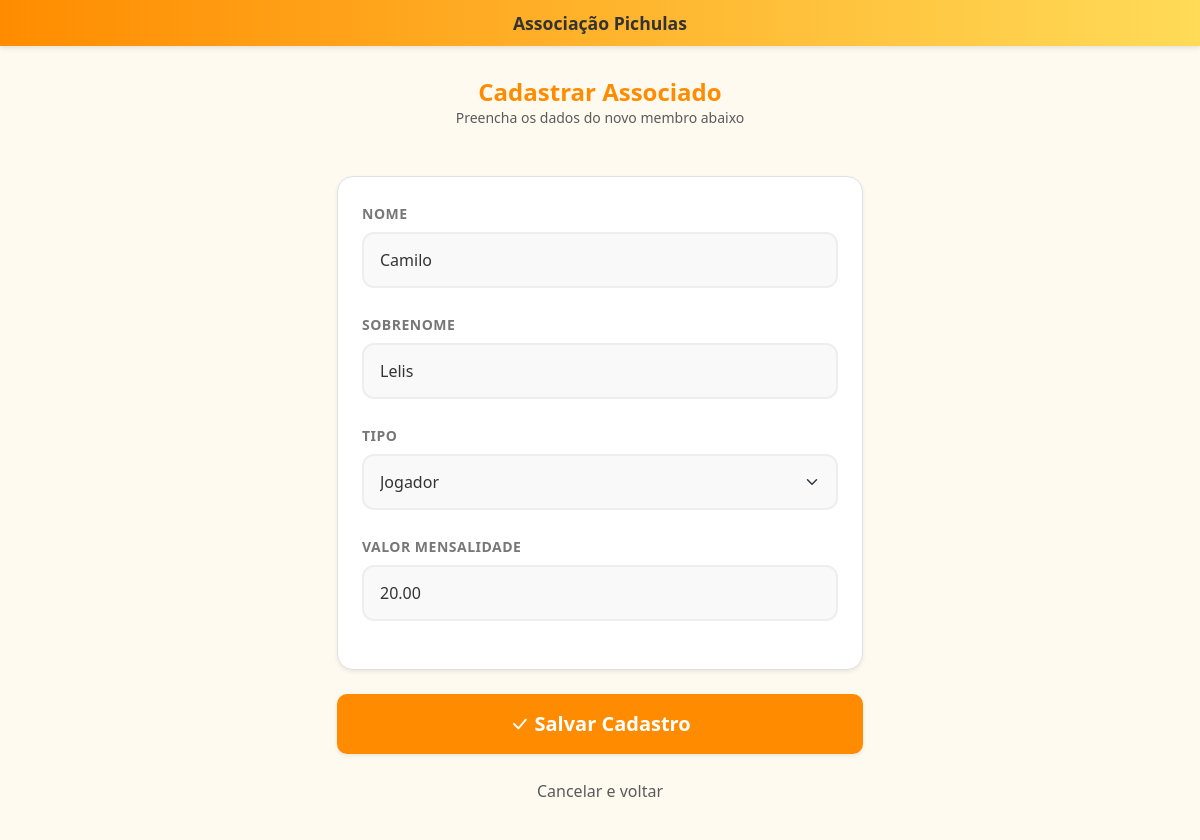
The page /associados/ediar/7 on the database its author committed.
### associados/models.py (models this page shows, shortened)
class Associados(models.Model):
    TIPO_CHOICES = (
        ('jogador','Jogador'),
        ('torcedor','Torcedor'),
    )
    nome = models.CharField(max_length = 50)
    sobrenome = models.CharField(max_length = 50)
    tipo = models.CharField(max_length = 50, choices = TIPO_CHOICES, blank = True, null = True)
    data_cadastro = models.DateField(default = timezone.now)
    valor_mensalidade = models.DecimalField(max_digits=10, decimal_places=2)
    saldo_credito = models.DecimalField(max_digits=10, decimal_places=2, default=0)
    ativo = models.BooleanField(default = True)

### associados/views.py (the view)
# urls.py: path('ediar/<int:id>', views.editar_associado, name='editar_associado'),
def editar_associado(request, id):
    associado = get_object_or_404(Associados,id=id)
    if request.method == 'POST':
        form = AssociadosForm(request.POST, instance=associado)
        if form.is_valid():
            form.save()
            return redirect('lista_associados')
    else:
        form = AssociadosForm(instance=associado)
    return render(request, 'cadastrar_associados.html',{'form':form})

### associados/forms.py
class AssociadosForm(ModelForm):
    class Meta:
        model = Associados
        fields = [
            'nome',
            'sobrenome',
            'tipo',
            'valor_mensalidade',
        ]

### associados/templates/cadastrar_associados.html (shortened to what this page needs)
{% extends 'base.html' %}
{% block content %}
<div class="row justify-content-center g-0"> <div class="col-12 col-lg-6">
        <div class="card shadow-none border-0 bg-transparent">
            <div class="card-header text-center py-3 bg-transparent border-0">
                <h2 class="h4 mb-0 fw-bold" style="color: var(--cor-laranja);">Cadastrar Associado</h2>
                <p class="text-muted small">Preencha os dados do novo membro abaixo</p>
            </div>
            <div class="card-body p-3">
                <form method="post" novalidate>
                    <div class="bg-white p-4 rounded-4 shadow-sm border">
                        {% for field in form %}
                            <div class="mb-4"> <label class="form-label small fw-bold text-uppercase" style="color: #777; letter-spacing: 0.5px;">
                                    {{ field.label }}
                                </label>
                                <div class="input-container">
                                    {{ field }}
                                </div>
                            </div>
                        {% endfor %}
                    </div>
                    <div class="d-grid gap-3 mt-4 mb-5">
                        <button type="submit" class="btn btn-lg fw-bold shadow-sm"
                                style="background-color: var(--cor-laranja); color: white; border: none; padding: 15px;">
                            <i class="bi bi-check-lg"></i> Salvar Cadastro
                        </button>
                        <a href="{% url 'lista_associados' %}" class="btn btn-link text-muted text-decoration-none py-2">
                            Cancelar e voltar
                        </a>
                    </div>
                </form>
            </div>
        </div>
    </div>
</div>
{% endblock %}

### adminApp/templates/base.html (style rules this page uses)
:root { --cor-laranja: #ff8c00; --cor-amarelo: #ffdb58; --cor-texto-navbar: #333; }
body { background-color: #fffaf0; padding-bottom: 70px; }
@media (min-width: 992px) { body { padding-bottom: 0; } }
.btn { padding: 12px; border-radius: 10px; }
.card { border-radius: 15px; margin-bottom: 15px; }

### associados/templates/cadastrar_associados.html (style rules this page uses)
input, select, textarea { display: block; width: 100%; padding: 14px 16px !important; font-size: 16px !important; color: #333; background-color: #f9f9f9; border: 2px solid #eee; border-radius: 12px !important; transition: all 0.2s ease-in-out; appearance: none; }
select { background-repeat: no-repeat; background-position: right 1rem center; background-size: 16px 12px; }
* { -webkit-tap-highlight-color: transparent; }

### rows shown on the page
Associados: form "Camilo" "Lelis" "Jogador" "20.00"

### other values the page prints
{{ field.label }} "NOME" "SOBRENOME" "TIPO" "VALOR MENSALIDADE"
